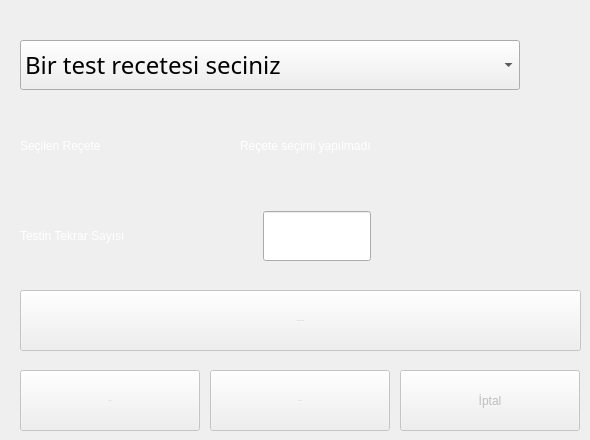
        <widget class="QWidget" name="pRecipeMode">
         <widget class="QComboBox" name="cbSelectProfileMain">
          <property name="geometry">
           <rect>
            <x>20</x>
            <y>40</y>
            <width>500</width>
            <height>50</height>
           </rect>
          </property>
          <property name="minimumSize">
           <size>
            <width>500</width>
            <height>50</height>
           </size>
          </property>
          <property name="font">
           <font>
            <family>Gill Sans MT</family>
            <pointsize>18</pointsize>
            <weight>9</weight>
            <italic>false</italic>
            <bold>false</bold>
           </font>
          </property>
          <item>
           <property name="text">
            <string>Bir test recetesi seciniz</string>
           </property>
          </item>
         </widget>
         <widget class="QPushButton" name="bSendProfileMain">
          <property name="enabled">
           <bool>false</bool>
          </property>
          <property name="geometry">
           <rect>
            <x>20</x>
            <y>290</y>
            <width>561</width>
            <height>61</height>
           </rect>
          </property>
          <property name="minimumSize">
           <size>
            <width>94</width>
            <height>50</height>
           </size>
          </property>
          <property name="font">
           <font>
            <family>Gill Sans MT</family>
            <pointsize>-1</pointsize>
           </font>
          </property>
          <property name="styleSheet">
           <string notr="true">/*QPushButton {
color: #fff;
font-family: &quot;Gill Sans MT&quot;;
font-size: 21px;
border: 2px solid #c3fcf1;
border-radius: 11px;
padding: 5px;
background: qradialgradient(cx: 0.3, cy: -0.6,
fx: 0.3, fy: -0.4,
radius: 1.35, stop: 0 #65BAAB, stop: 1 #0E62A0);
min-width: 80px;
}
QPushButton:hover {
background: qradialgradient(cx: 0.3, cy: -0.4,
fx: 0.3, fy: -0.4,
radius: 1.35, stop: 0 #65BAAB, stop: 1 #0E62A0);
}
QPushButton:pressed {
background: qradialgradient(cx: 0.4, cy: -0.1,
fx: 0.4, fy: -0.1,
radius: 1.35, stop: 0 #65BAAB, stop: 1 #ddd);
}
QPushButton:disabled {
color: #888;
background: qradialgradient(cx: 0.4, cy: -0.1,
fx: 0.4, fy: -0.1,
radius: 1.35, stop: 0 #65BAAB, stop: 1 #ddd);
}</string>
          </property>
          <property name="text">
           <string>Reçeteyi Onayla</string>
          </property>
          <property name="iconSize">
           <size>
            <width>24</width>
            <height>15</height>
           </size>
          </property>
         </widget>
         <widget class="QPushButton" name="bStartTest">
          <property name="enabled">
           <bool>false</bool>
          </property>
          <property name="geometry">
           <rect>
            <x>20</x>
            <y>370</y>
            <width>180</width>
            <height>61</height>
           </rect>
          </property>
          <property name="minimumSize">
           <size>
            <width>94</width>
            <height>50</height>
           </size>
          </property>
          <property name="font">
           <font>
            <family>Gill Sans MT</family>
            <pointsize>-1</pointsize>
           </font>
          </property>
          <property name="styleSheet">
           <string notr="true">/*QPushButton {
color: #fff;
font-family: &quot;Gill Sans MT&quot;;
font-size: 21px;
border: 2px solid #c3fcf1;
border-radius: 11px;
padding: 5px;
background: qradialgradient(cx: 0.3, cy: -0.6,
fx: 0.3, fy: -0.4,
radius: 1.35, stop: 0 #65BAAB, stop: 1 #0E62A0);
min-width: 80px;
}
QPushButton:hover {
background: qradialgradient(cx: 0.3, cy: -0.4,
fx: 0.3, fy: -0.4,
radius: 1.35, stop: 0 #65BAAB, stop: 1 #0E62A0);
}
QPushButton:pressed {
background: qradialgradient(cx: 0.4, cy: -0.1,
fx: 0.4, fy: -0.1,
radius: 1.35, stop: 0 #65BAAB, stop: 1 #ddd);
}
QPushButton:disabled {
color: #888;
background: qradialgradient(cx: 0.4, cy: -0.1,
fx: 0.4, fy: -0.1,
radius: 1.35, stop: 0 #65BAAB, stop: 1 #ddd);
}</string>
          </property>
          <property name="text">
           <string>Başlat</string>
          </property>
          <property name="iconSize">
           <size>
            <width>24</width>
            <height>15</height>
           </size>
          </property>
         </widget>
         <widget class="QPushButton" name="bPauseTest">
          <property name="enabled">
           <bool>false</bool>
          </property>
          <property name="geometry">
           <rect>
            <x>210</x>
            <y>370</y>
            <width>180</width>
            <height>61</height>
           </rect>
          </property>
          <property name="minimumSize">
           <size>
            <width>94</width>
            <height>50</height>
           </size>
          </property>
          <property name="font">
           <font>
            <family>Gill Sans MT</family>
            <pointsize>-1</pointsize>
           </font>
          </property>
          <property name="styleSheet">
           <string notr="true">/*QPushButton {
color: #fff;
font-family: &quot;Gill Sans MT&quot;;
font-size: 21px;
border: 2px solid #c3fcf1;
border-radius: 11px;
padding: 5px;
background: qradialgradient(cx: 0.3, cy: -0.6,
fx: 0.3, fy: -0.4,
radius: 1.35, stop: 0 #65BAAB, stop: 1 #0E62A0);
min-width: 80px;
}
QPushButton:hover {
background: qradialgradient(cx: 0.3, cy: -0.4,
fx: 0.3, fy: -0.4,
radius: 1.35, stop: 0 #65BAAB, stop: 1 #0E62A0);
}
QPushButton:pressed {
background: qradialgradient(cx: 0.4, cy: -0.1,
fx: 0.4, fy: -0.1,
radius: 1.35, stop: 0 #65BAAB, stop: 1 #ddd);
}
QPushButton:disabled {
color: #888;
background: qradialgradient(cx: 0.4, cy: -0.1,
fx: 0.4, fy: -0.1,
radius: 1.35, stop: 0 #65BAAB, stop: 1 #ddd);
}</string>
          </property>
          <property name="text">
           <string>Beklet</string>
          </property>
         </widget>
         <widget class="QPushButton" name="bStopTest">
          <property name="enabled">
           <bool>false</bool>
          </property>
          <property name="geometry">
           <rect>
            <x>400</x>
            <y>370</y>
            <width>180</width>
            <height>61</height>
           </rect>
          </property>
          <property name="minimumSize">
           <size>
            <width>94</width>
            <height>50</height>
           </size>
          </property>
          <property name="styleSheet">
           <string notr="true">/*QPushButton {
color: #fff;
font-family: &quot;Gill Sans MT&quot;;
font-size: 21px;
border: 2px solid #c3fcf1;
border-radius: 11px;
padding: 5px;
background: qradialgradient(cx: 0.3, cy: -0.6,
fx: 0.3, fy: -0.4,
radius: 1.35, stop: 0 #65BAAB, stop: 1 #0E62A0);
min-width: 80px;
}
QPushButton:hover {
background: qradialgradient(cx: 0.3, cy: -0.4,
fx: 0.3, fy: -0.4,
radius: 1.35, stop: 0 #65BAAB, stop: 1 #0E62A0);
}
QPushButton:pressed {
background: qradialgradient(cx: 0.4, cy: -0.1,
fx: 0.4, fy: -0.1,
radius: 1.35, stop: 0 #65BAAB, stop: 1 #ddd);
}
QPushButton:disabled {
color: #888;
background: qradialgradient(cx: 0.4, cy: -0.1,
fx: 0.4, fy: -0.1,
radius: 1.35, stop: 0 #65BAAB, stop: 1 #ddd);
}</string>
          </property>
          <property name="text">
           <string>İptal</string>
          </property>
         </widget>
         <widget class="QWidget" name="layoutWidget">
          <property name="geometry">
           <rect>
            <x>20</x>
            <y>120</y>
            <width>351</width>
            <height>52</height>
           </rect>
          </property>
          <layout class="QHBoxLayout" name="horizontalLayout">
           <item>
            <widget class="QLabel" name="label_3">
             <property name="minimumSize">
              <size>
               <width>50</width>
               <height>0</height>
              </size>
             </property>
             <property name="styleSheet">
              <string notr="true">QLabel{
color : #fff;
font: 75 14pt &quot;Gill Sans MT&quot;;
}</string>
             </property>
             <property name="text">
              <string>Seçilen Reçete</string>
             </property>
            </widget>
           </item>
           <item>
            <widget class="QLabel" name="laSelectedProfileMain">
             <property name="sizePolicy">
              <sizepolicy hsizetype="Fixed" vsizetype="Fixed">
               <horstretch>0</horstretch>
               <verstretch>0</verstretch>
              </sizepolicy>
             </property>
             <property name="minimumSize">
              <size>
               <width>0</width>
               <height>50</height>
              </size>
             </property>
             <property name="layoutDirection">
              <enum>Qt::LeftToRight</enum>
             </property>
             <property name="styleSheet">
              <string notr="true">QLabel{
color : #fff;
font: 75 14pt &quot;Gill Sans MT&quot;;
}</string>
             </property>
             <property name="text">
              <string>Reçete seçimi yapılmadı</string>
             </property>
             <property name="alignment">
              <set>Qt::AlignLeading|Qt::AlignLeft|Qt::AlignVCenter</set>
             </property>
            </widget>
           </item>
          </layout>
         </widget>
         <widget class="QWidget" name="layoutWidget">
          <property name="geometry">
           <rect>
            <x>20</x>
            <y>210</y>
            <width>351</width>
            <height>52</height>
           </rect>
          </property>
          <layout class="QHBoxLayout" name="horizontalLayout_2">
           <item>
            <widget class="QLabel" name="label">
             <property name="styleSheet">
              <string notr="true">QLabel{
color : #fff;
font: 75 14pt &quot;Gill Sans MT&quot;;
}</string>
             </property>
             <property name="text">
              <string>Testin Tekrar Sayısı</string>
             </property>
            </widget>
           </item>
           <item>
            <widget class="QLineEdit" name="leTTotalCycle">
             <property name="sizePolicy">
              <sizepolicy hsizetype="Fixed" vsizetype="Fixed">
               <horstretch>0</horstretch>
               <verstretch>0</verstretch>
              </sizepolicy>
             </property>
             <property name="minimumSize">
              <size>
               <width>100</width>
               <height>50</height>
              </size>
             </property>
            </widget>
           </item>
          </layout>
         </widget>
        </widget>
